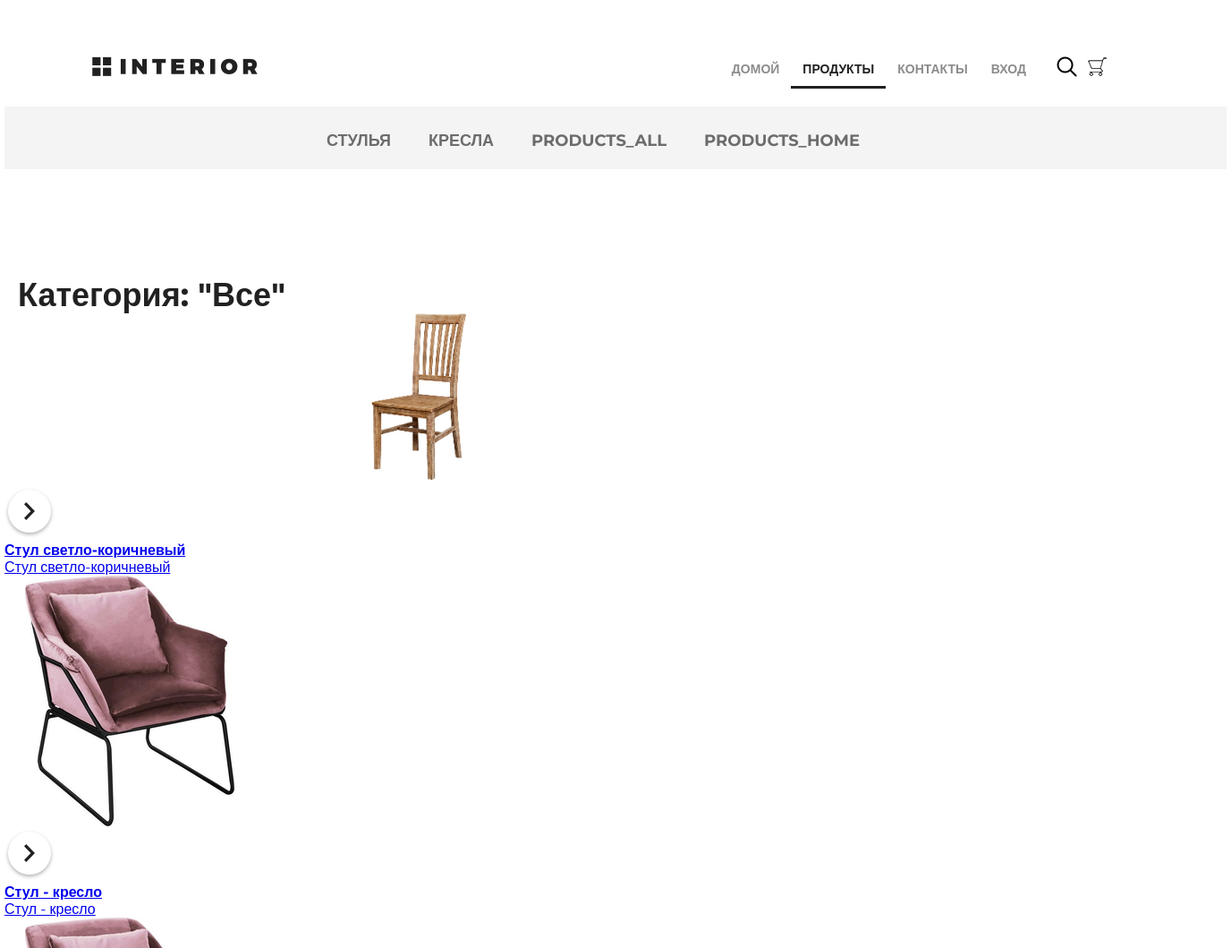
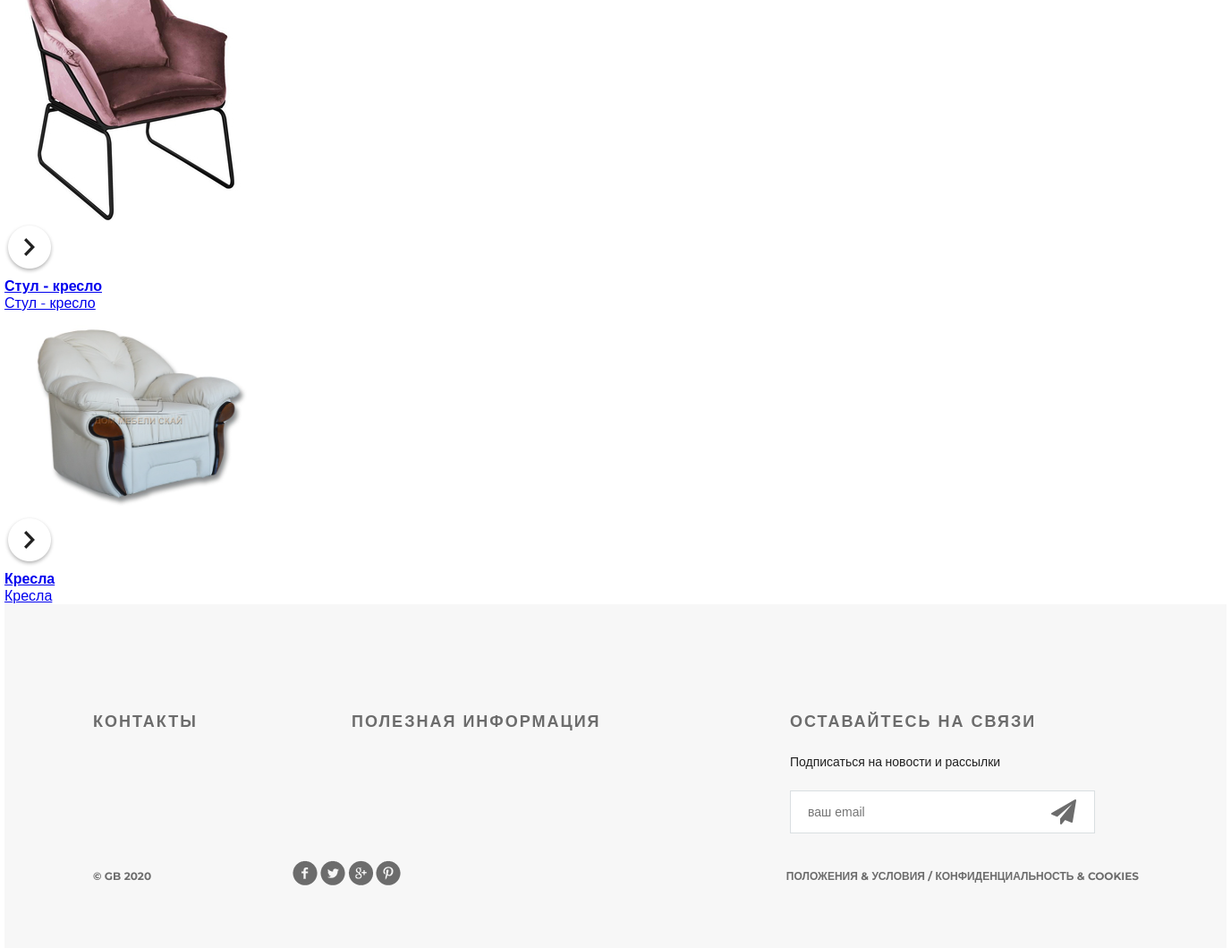
The page /products/1/ on the database as committed earlier (2 pictures, top to bottom).
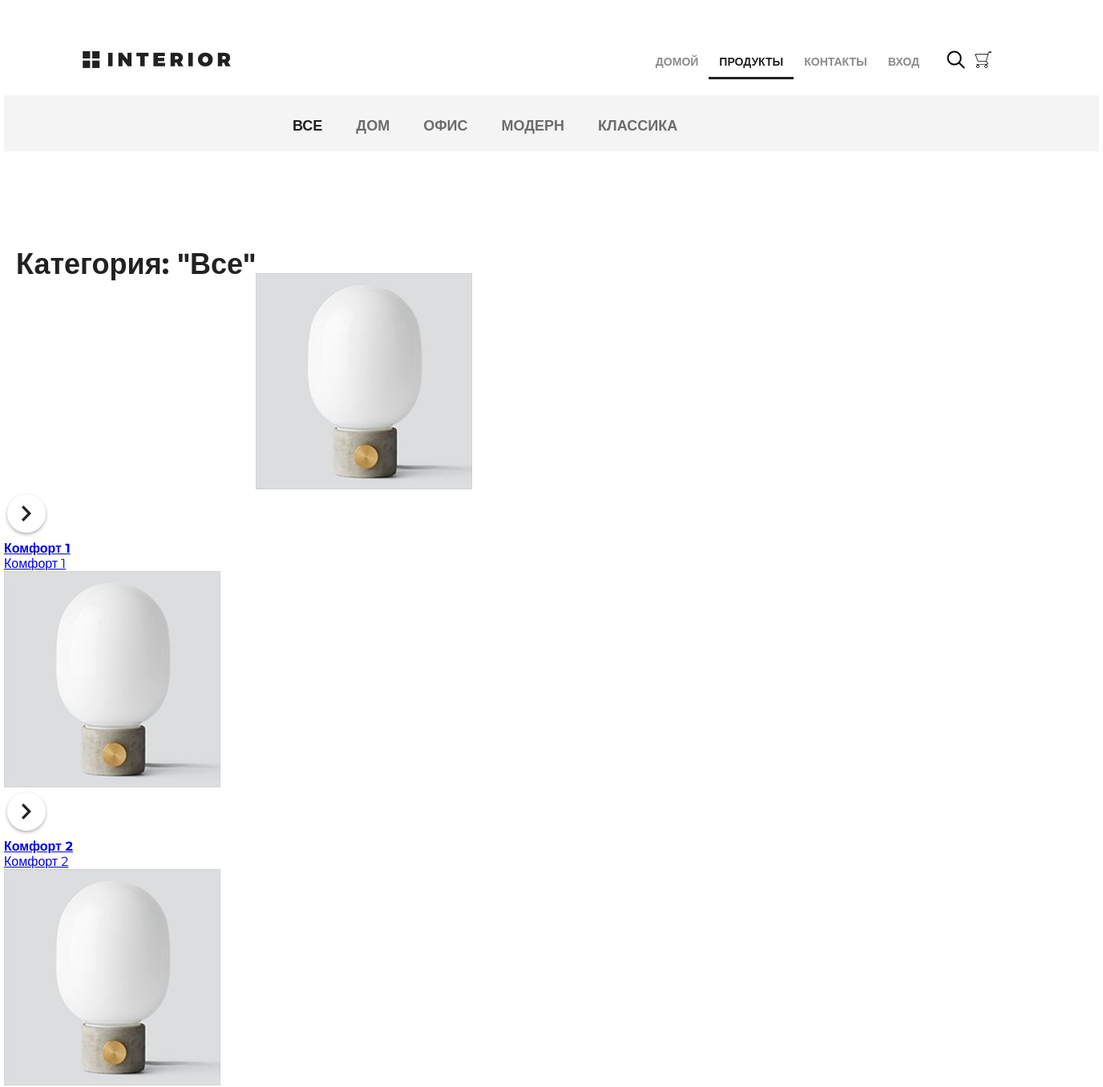
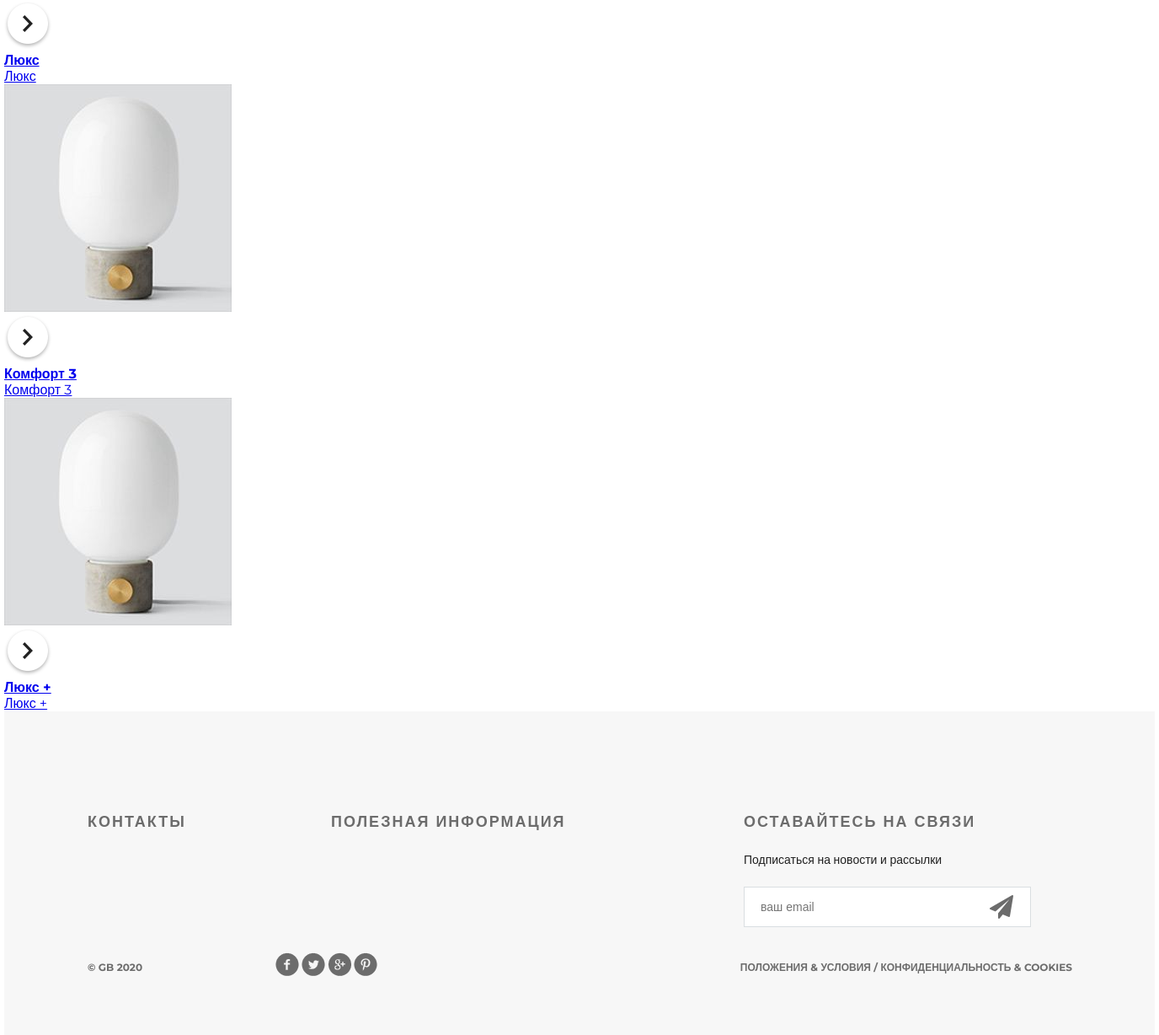
The same page on the database as committed later (2 pictures, top to bottom).
### mainapp/models.py (models this page shows, shortened)
class ProductCategory (models.Model):
    name = models.CharField(max_length=64, unique=True, verbose_name="Имя")
    description = models.TextField(verbose_name="Описание")

class Product(models.Model):
    category = models.ForeignKey(ProductCategory, on_delete=models.CASCADE,verbose_name="Категория")
    name = models.CharField(max_length=128, verbose_name="Название")
    image = models.ImageField(upload_to="products_images",blank=True, verbose_name="Картинка")
    short_desc = models.CharField(max_length=128,verbose_name="Краткое описание")
    description = models.TextField(verbose_name="Описание", blank=True)
    price = models.DecimalField(max_digits=8,decimal_places=2,default=0,verbose_name="Цена")
    quantity = models.PositiveSmallIntegerField(default=0,verbose_name="Количество")

### mainapp/views.py (the view, shortened to what this page needs)
# urls.py: path('', mainapp.products, name="index"),
def products(request, pk=None):
    links_menu = ProductCategory.objects.all()
    basket = []
    if request.user.is_authenticated:
        basket = Basket.objects.filter(user=request.user)
    if pk is not None:
        if pk == 1:
            products_list = Product.objects.all()
            category = {"name": "Все", "pk": 0}
        else:
            category = get_object_or_404(ProductCategory, pk=pk)
            products_list = Product.objects.filter(category__pk=pk)
        content = {
            'title': 'Продукты',
            'links_menu': links_menu,
            'products': products_list,
            'category': category,
            'basket': basket
        }
        return render(request, 'mainapp/products_list.html', content)

### mainapp/templates/mainapp/products_list.html
{% extends "mainapp/base.html" %}
{% load static %}
{% block menu %}
<div class="hero-white">
    {% block inc_menu %}
    {{block.super}}
    <br>
    {% endblock %}
</div>
{% endblock %}
{% block content %}
<div class="details">
    <div class="links clearfix">
        {% include 'mainapp/includes/inc_categories.html' %}
    </div>
    <div class="title clearfix">
        <h2>Категория: "{{category.name| title}}"</h2>
    </div>
    <div class="category-products clearfix">
        {% for product in products %}
        <div class="block">
            <a href="{% url 'basket:add' product.pk %}"><img src="/media/{{product.image}}" alt="">
                <div class="text">
                    <img src="{% static 'img/icon-hover.png' %}" alt="img">
                    <h4>{{product.name}}</h4>
                    <p>{{product.name}}</p>
                </div>
            </a>
        </div>
        {%endfor%}
    </div>
</div>
{% endblock %}

### mainapp/templates/mainapp/base.html (shortened to what this page needs)
{% load static %}
<!DOCTYPE html>
<html>
<head>
    {% block css %}
    <link rel="stylesheet" type="text/css" href="{% static 'css/bootstrap-theme.min.css' %}">
    <link rel="stylesheet" type="text/css" href="{% static 'css/style.css' %}">
    <link rel="stylesheet" href="{% static 'fonts/font-awesome/css/font-awesome.min.css' %}">
    <link rel="stylesheet" href="{% static 'fonts/font-awesome/css/font-awesome.css' %}">
    {% endblock %}
</head>
<body>
<div class="container">
    {% block menu %}
    {% block inc_menu %}
    <div class="header clearfix">
        <a href="index.html" class="logo"></a>
        {% include 'mainapp/includes/inc_main_menu.html' %}
        <a href="#" class="search"></a>
        <a href="{% url 'basket:view'%}" class="basket">
        </a>
    </div>
    {% endblock %}
    {% endblock %}
    {% block content %}
    {% endblock %}
    <div class="clr"></div>
</div>
{% block footer %}
<div class="footer">
    <div class="clearfix">
        <div class="text-footer">
            <h3>контакты</h3>
        </div>
        <div class="text-footer">
            <h3>полезная информация</h3>
        </div>
        <div class="text-footer clearfix">
            <h3>Оставайтесь на связи</h3>
            <p>Подписаться на новости и рассылки</p>
            <form>
                <input type="email" name="email" placeholder="ваш email">
                <a href="#"><i class="fa fa-paper-plane fa-2x" aria-hidden="true"></i></a>
            </form>
        </div>
    </div>
    <p class="small">&copy; GB {% now 'Y' %}</p>
    <div class="social">
        <a href="#" class="social1"></a>
        <a href="#" class="social2"></a>
        <a href="#" class="social3"></a>
        <a href="#" class="social4"></a>
    </div>
    <p class="small">Положения &amp; Условия / Конфиденциальность &amp; Cookies</p>
</div>
{% endblock %}
</body>
</html>

### mainapp/templates/mainapp/includes/inc_main_menu.html
<ul class="menu">
    <li><a href="{% url 'main' %}"
           class="{% if request.resolver_match.url_name == 'main' %} active {% endif %}">домой</a></li>
    <li><a href="{% url 'products:index' %}" class="{% if request.resolver_match.namespace == 'products' %} active {% endif %}">продукты</a></li>
    <li><a href="{% url 'contacts' %}" class="{% if request.resolver_match.url_name == 'contacts' %} active {% endif %}">контакты</a></li>
    {% if user.is_authenticated %}
        <li><a href="{% url 'auth:edit' %}">{%if user.first_name%}{{user.first_name}}{%else%}Пользователь{% endif %}</a></li>
        <li><a href="{% url 'auth:logout' %}">Выход</a></li>
    {% else %}
        <li><a href="{% url 'auth:login' %}">Вход</a></li>
    {% endif %}
</ul>

### mainapp/templates/mainapp/includes/inc_categories.html
<ul class="links-menu">
    {% for link in links_menu %}
        <li><a href="{% url 'products:category' link.pk %}" class="{% if request.resolver_match.kwargs.pk == link.pk %} active {% endif %}">{{link.name}}</a></li>
    {% endfor %}
</ul>

### static/css/style.css (style rules this page uses)
* { margin: 0; padding: 0; }
body { font-family: 'Montserrat', sans-serif; }
html, body { height: 100%; }
.clr { height: 384px; }
.container { width: 1366px; margin: 0 auto; min-height: 100%; }
.logo { background-image: url(img/logo.png); margin-top: 63px; width: 185px; height: 22px; float: left; }
.menu { list-style-type: none; margin-top: 67px; float: right; }
.menu li { float: left; }
.menu a { color: #8c8c8c; font-size: 14px; font-weight: 700; text-align: right; text-transform: uppercase; text-decoration: none; padding: 10px 13px; }
.menu .active { color: #212121; font-weight: 700; border-bottom: 3px solid #212121; }
.search { display: block; width: 23px; height: 23px; background-image: url(img/search.png); position: absolute; top: 63px; left: 1176px; }
.basket { display: block; width: 23px; height: 23px; background-image: url(img/basket.png); position: absolute; top: 63px; left: 1210px; }
.clearfix:after { content: ""; display: block; clear: both; }
.title { height: 152px; margin-right: 15px; }
.title h2 { float: left; margin-top: 118px; color: #212121; font-size: 36px; font-weight: 700; text-align: left; margin-left: 15px; }
.footer { height: 384px; width: 1169px; background-color: #f7f7f7; padding-left: 99px; padding-right: 98px; margin: -384px auto 0; clear: both; }
.footer form { position: relative; }
.footer form a i { display: block; width: 21px; height: 21px; position: absolute; z-index: 2; top: 10px; right: 50px; color: #6c6c6c; }
.text-footer { margin-top: 120px; width: 221px; float: left; margin-right: 68px; }
.text-footer:last-child { margin-right: 0; }
.text-footer h3 { text-transform: uppercase; color: #6c6c6c; font-size: 18px; font-weight: 700; text-align: left; margin-bottom: 22px; letter-spacing: 2px; }
.text-footer p { color: #212121; font-size: 14px; font-weight: 300; line-height: 24px; text-align: left; margin-bottom: 20px; }
.text-footer a { text-decoration: none; text-transform: uppercase; color: #212121; font-size: 14px; font-weight: 700; line-height: 26px; text-align: left; }
.text-footer:nth-child(2) { width: 422px; }
.text-footer:nth-child(3) { width: 363px; }
.text-footer input { border-width: 1px; border-color: #d9dee1; border-style: solid; background-color: #ffffff; width: 250px; height: 46px; outline: none; color: #6c6c6c; font-size: 14px; font-weight: 300; line-height: 22px; text-align: left; padding-left: 19px; padding-right: 70px; }
.footer .small { text-transform: uppercase; float: left; color: #6c6c6c; font-size: 12px; font-weight: 700; line-height: 26px; text-align: left; margin-top: 35px; }
.social { height: 28px; width: 121px; float: left; margin-left: 158px; margin-top: 30px; }
.social1 { background: url(img/social-links.png); height: 28px; width: 28px; float: left; }
.social2 { background: url(img/social-links.png); background-position: -34px 0px; height: 28px; width: 28px; float: left; margin-left: 3px; }
.social3 { background: url(img/social-links.png); background-position: -67px 0px; height: 28px; width: 28px; float: left; margin-left: 3px; }
.social4 { background: url(img/social-links.png); background-position: -101px 0px; height: 28px; width: 28px; float: left; margin-left: 3px; }
.footer .small:nth-child(4) { float: right; }
.hero-white { background-color: #fff; height: 119px; padding-left: 98px; padding-right: 211px; position: relative; }
.links { height: 70px; background-color: #f4f4f4; position: relative; padding-left: 360px; }
.links-menu { margin: 27px auto 0px; position: absolute; }
.links-menu li { float: left; list-style-type: none; padding-right: 42px; }
.links-menu li a { text-decoration: none; color: #6c6c6c; font-size: 18px; font-weight: 700; text-transform: uppercase; }
.links-menu .active { color: #212121; font-size: 18px; font-weight: 700; }

Rows that differ between the two databases and show on the page:
removed ProductCategory: name "СТУЛЬЯ"
removed ProductCategory: name "КРЕСЛА"
removed ProductCategory: name "PRODUCTS_ALL"
removed ProductCategory: name "PRODUCTS_HOME"
removed Product: image (picture), name "Стул светло-коричневый"
removed Product: image (picture), name "Стул - кресло"
removed Product: image (picture), name "Стул - кресло"
removed Product: image (picture), name "Кресла"
added ProductCategory: name "ВСЕ", name "Все"
added ProductCategory: name "ДОМ"
added ProductCategory: name "ОФИС"
added ProductCategory: name "МОДЕРН"
added ProductCategory: name "КЛАССИКА"
added Product: image (picture), name "Комфорт 1"
added Product: image (picture), name "Комфорт 2"
added Product: image (picture), name "Люкс"
added Product: image (picture), name "Комфорт 3"
added Product: image (picture), name "Люкс +"
Other text that changed with them:
{{ category.name| title }}: "Все" → (not shown)
